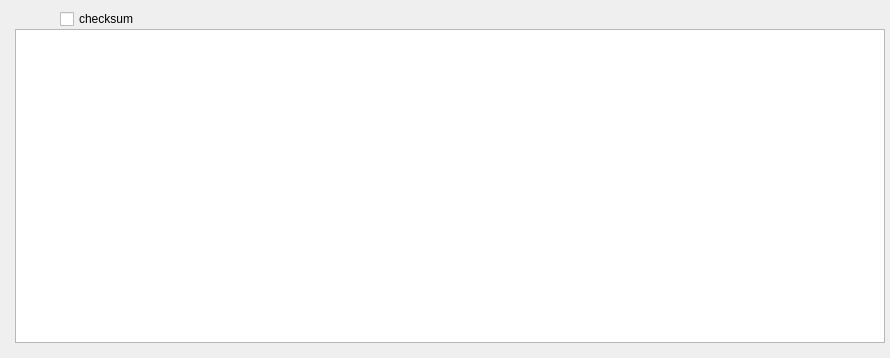
<?xml version="1.0" encoding="UTF-8"?>
<ui version="4.0">
 <class>C_SdNdeDpListTableWidget</class>
 <widget class="QWidget" name="C_SdNdeDpListTableWidget">
  <property name="geometry">
   <rect>
    <x>0</x>
    <y>0</y>
    <width>890</width>
    <height>358</height>
   </rect>
  </property>
  <property name="windowTitle">
   <string>Form</string>
  </property>
  <layout class="QVBoxLayout" name="verticalLayout" stretch="0,1,0">
   <property name="spacing">
    <number>0</number>
   </property>
   <property name="leftMargin">
    <number>15</number>
   </property>
   <property name="topMargin">
    <number>0</number>
   </property>
   <property name="rightMargin">
    <number>5</number>
   </property>
   <property name="bottomMargin">
    <number>0</number>
   </property>
   <item>
    <widget class="QWidget" name="pc_WidgetCRC" native="true">
     <layout class="QGridLayout" name="gridLayout" columnstretch="0,0,0,0">
      <property name="leftMargin">
       <number>0</number>
      </property>
      <property name="topMargin">
       <number>0</number>
      </property>
      <property name="rightMargin">
       <number>0</number>
      </property>
      <property name="bottomMargin">
       <number>0</number>
      </property>
      <property name="spacing">
       <number>0</number>
      </property>
      <item row="1" column="3">
       <spacer name="pc_HorizontalSpacer1">
        <property name="orientation">
         <enum>Qt::Horizontal</enum>
        </property>
        <property name="sizeHint" stdset="0">
         <size>
          <width>40</width>
          <height>20</height>
         </size>
        </property>
       </spacer>
      </item>
      <item row="1" column="1">
       <widget class="stw::opensyde_gui_elements::C_OgeChxStyled" name="pc_CheckBoxCrc">
          <property name="variant" stdset="0">
           <string>DefaultCheckedDisabled</string>
          </property>
        <property name="text">
         <string>checksum</string>
        </property>
       </widget>
      </item>
      <item row="0" column="1">
       <spacer name="verticalSpacer">
        <property name="orientation">
         <enum>Qt::Vertical</enum>
        </property>
        <property name="sizeType">
         <enum>QSizePolicy::Fixed</enum>
        </property>
        <property name="sizeHint" stdset="0">
         <size>
          <width>0</width>
          <height>9</height>
         </size>
        </property>
       </spacer>
      </item>
      <item row="1" column="0">
       <spacer name="horizontalSpacer">
        <property name="orientation">
         <enum>Qt::Horizontal</enum>
        </property>
        <property name="sizeType">
         <enum>QSizePolicy::Fixed</enum>
        </property>
        <property name="sizeHint" stdset="0">
         <size>
          <width>45</width>
          <height>0</height>
         </size>
        </property>
       </spacer>
      </item>
     </layout>
    </widget>
   </item>
   <item>
    <widget class="stw::opensyde_gui::C_SdNdeDpListTableView" name="pc_TableView">
     <attribute name="horizontalHeaderStretchLastSection">
      <bool>true</bool>
     </attribute>
    </widget>
   </item>
   <item>
    <spacer name="verticalSpacer_2">
     <property name="orientation">
      <enum>Qt::Vertical</enum>
     </property>
     <property name="sizeHint" stdset="0">
      <size>
       <width>20</width>
       <height>15</height>
      </size>
     </property>
    </spacer>
   </item>
  </layout>
 </widget>
 <customwidgets>
  <customwidget>
   <class>stw::opensyde_gui::C_SdNdeDpListTableView</class>
   <extends>QTableView</extends>
   <header>C_SdNdeDpListTableView.hpp</header>
  </customwidget>
  <customwidget>
   <class>stw::opensyde_gui_elements::C_OgeChxStyled</class>
   <extends>QCheckBox</extends>
   <header>C_OgeChxStyled.hpp</header>
  </customwidget>
 </customwidgets>
 <resources/>
 <connections/>
</ui>
